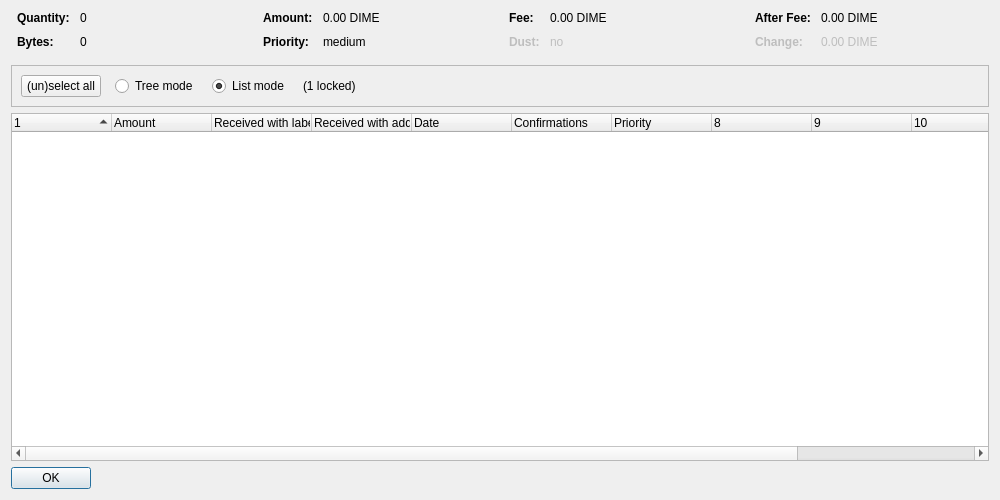
<?xml version="1.0" encoding="UTF-8"?>
<ui version="4.0">
 <class>CoinControlDialog</class>
 <widget class="QDialog" name="CoinControlDialog">
  <property name="geometry">
   <rect>
    <x>0</x>
    <y>0</y>
    <width>1000</width>
    <height>500</height>
   </rect>
  </property>
  <property name="windowTitle">
   <string>Coin Selection</string>
  </property>
  <layout class="QVBoxLayout" name="verticalLayout">
   <item>
    <layout class="QHBoxLayout" name="horizontalLayoutTop" stretch="0,0,0,0">
     <property name="topMargin">
      <number>0</number>
     </property>
     <property name="bottomMargin">
      <number>10</number>
     </property>
     <item>
      <layout class="QFormLayout" name="formLayoutCoinControl1">
       <property name="horizontalSpacing">
        <number>10</number>
       </property>
       <property name="verticalSpacing">
        <number>10</number>
       </property>
       <property name="leftMargin">
        <number>6</number>
       </property>
       <property name="rightMargin">
        <number>6</number>
       </property>
       <item row="0" column="0">
        <widget class="QLabel" name="labelCoinControlQuantityText">
         <property name="font">
          <font>
           <weight>75</weight>
           <bold>true</bold>
          </font>
         </property>
         <property name="text">
          <string>Quantity:</string>
         </property>
        </widget>
       </item>
       <item row="0" column="1">
        <widget class="QLabel" name="labelCoinControlQuantity">
         <property name="cursor">
          <cursorShape>IBeamCursor</cursorShape>
         </property>
         <property name="contextMenuPolicy">
          <enum>Qt::ActionsContextMenu</enum>
         </property>
         <property name="text">
          <string notr="true">0</string>
         </property>
         <property name="textInteractionFlags">
          <set>Qt::LinksAccessibleByMouse|Qt::TextSelectableByKeyboard|Qt::TextSelectableByMouse</set>
         </property>
        </widget>
       </item>
       <item row="1" column="0">
        <widget class="QLabel" name="labelCoinControlBytesText">
         <property name="font">
          <font>
           <weight>75</weight>
           <bold>true</bold>
          </font>
         </property>
         <property name="text">
          <string>Bytes:</string>
         </property>
        </widget>
       </item>
       <item row="1" column="1">
        <widget class="QLabel" name="labelCoinControlBytes">
         <property name="cursor">
          <cursorShape>IBeamCursor</cursorShape>
         </property>
         <property name="contextMenuPolicy">
          <enum>Qt::ActionsContextMenu</enum>
         </property>
         <property name="text">
          <string notr="true">0</string>
         </property>
         <property name="textInteractionFlags">
          <set>Qt::LinksAccessibleByMouse|Qt::TextSelectableByKeyboard|Qt::TextSelectableByMouse</set>
         </property>
        </widget>
       </item>
      </layout>
     </item>
     <item>
      <layout class="QFormLayout" name="formLayoutCoinControl2">
       <property name="horizontalSpacing">
        <number>10</number>
       </property>
       <property name="verticalSpacing">
        <number>10</number>
       </property>
       <property name="leftMargin">
        <number>6</number>
       </property>
       <property name="rightMargin">
        <number>6</number>
       </property>
       <item row="0" column="0">
        <widget class="QLabel" name="labelCoinControlAmountText">
         <property name="font">
          <font>
           <weight>75</weight>
           <bold>true</bold>
          </font>
         </property>
         <property name="text">
          <string>Amount:</string>
         </property>
        </widget>
       </item>
       <item row="0" column="1">
        <widget class="QLabel" name="labelCoinControlAmount">
         <property name="cursor">
          <cursorShape>IBeamCursor</cursorShape>
         </property>
         <property name="contextMenuPolicy">
          <enum>Qt::ActionsContextMenu</enum>
         </property>
         <property name="text">
          <string notr="true">0.00 DIME</string>
         </property>
         <property name="textInteractionFlags">
          <set>Qt::LinksAccessibleByMouse|Qt::TextSelectableByKeyboard|Qt::TextSelectableByMouse</set>
         </property>
        </widget>
       </item>
       <item row="1" column="0">
        <widget class="QLabel" name="labelCoinControlPriorityText">
         <property name="font">
          <font>
           <weight>75</weight>
           <bold>true</bold>
          </font>
         </property>
         <property name="text">
          <string>Priority:</string>
         </property>
        </widget>
       </item>
       <item row="1" column="1">
        <widget class="QLabel" name="labelCoinControlPriority">
         <property name="cursor">
          <cursorShape>IBeamCursor</cursorShape>
         </property>
         <property name="contextMenuPolicy">
          <enum>Qt::ActionsContextMenu</enum>
         </property>
         <property name="text">
          <string notr="true">medium</string>
         </property>
         <property name="textInteractionFlags">
          <set>Qt::LinksAccessibleByMouse|Qt::TextSelectableByKeyboard|Qt::TextSelectableByMouse</set>
         </property>
        </widget>
       </item>
      </layout>
     </item>
     <item>
      <layout class="QFormLayout" name="formLayoutCoinControl3">
       <property name="horizontalSpacing">
        <number>10</number>
       </property>
       <property name="verticalSpacing">
        <number>10</number>
       </property>
       <property name="leftMargin">
        <number>6</number>
       </property>
       <property name="rightMargin">
        <number>6</number>
       </property>
       <item row="0" column="0">
        <widget class="QLabel" name="labelCoinControlFeeText">
         <property name="font">
          <font>
           <weight>75</weight>
           <bold>true</bold>
          </font>
         </property>
         <property name="text">
          <string>Fee:</string>
         </property>
        </widget>
       </item>
       <item row="0" column="1">
        <widget class="QLabel" name="labelCoinControlFee">
         <property name="cursor">
          <cursorShape>IBeamCursor</cursorShape>
         </property>
         <property name="contextMenuPolicy">
          <enum>Qt::ActionsContextMenu</enum>
         </property>
         <property name="text">
          <string notr="true">0.00 DIME</string>
         </property>
         <property name="textInteractionFlags">
          <set>Qt::LinksAccessibleByMouse|Qt::TextSelectableByKeyboard|Qt::TextSelectableByMouse</set>
         </property>
        </widget>
       </item>
       <item row="1" column="0">
        <widget class="QLabel" name="labelCoinControlLowOutputText">
         <property name="enabled">
          <bool>false</bool>
         </property>
         <property name="font">
          <font>
           <weight>75</weight>
           <bold>true</bold>
          </font>
         </property>
         <property name="text">
          <string>Dust:</string>
         </property>
        </widget>
       </item>
       <item row="1" column="1">
        <widget class="QLabel" name="labelCoinControlLowOutput">
         <property name="enabled">
          <bool>false</bool>
         </property>
         <property name="cursor">
          <cursorShape>IBeamCursor</cursorShape>
         </property>
         <property name="contextMenuPolicy">
          <enum>Qt::ActionsContextMenu</enum>
         </property>
         <property name="text">
          <string notr="true">no</string>
         </property>
         <property name="textInteractionFlags">
          <set>Qt::LinksAccessibleByMouse|Qt::TextSelectableByKeyboard|Qt::TextSelectableByMouse</set>
         </property>
        </widget>
       </item>
      </layout>
     </item>
     <item>
      <layout class="QFormLayout" name="formLayoutCoinControl4">
       <property name="horizontalSpacing">
        <number>10</number>
       </property>
       <property name="verticalSpacing">
        <number>10</number>
       </property>
       <property name="leftMargin">
        <number>6</number>
       </property>
       <property name="rightMargin">
        <number>6</number>
       </property>
       <item row="0" column="0">
        <widget class="QLabel" name="labelCoinControlAfterFeeText">
         <property name="font">
          <font>
           <weight>75</weight>
           <bold>true</bold>
          </font>
         </property>
         <property name="text">
          <string>After Fee:</string>
         </property>
        </widget>
       </item>
       <item row="0" column="1">
        <widget class="QLabel" name="labelCoinControlAfterFee">
         <property name="cursor">
          <cursorShape>IBeamCursor</cursorShape>
         </property>
         <property name="contextMenuPolicy">
          <enum>Qt::ActionsContextMenu</enum>
         </property>
         <property name="text">
          <string notr="true">0.00 DIME</string>
         </property>
         <property name="textInteractionFlags">
          <set>Qt::LinksAccessibleByMouse|Qt::TextSelectableByKeyboard|Qt::TextSelectableByMouse</set>
         </property>
        </widget>
       </item>
       <item row="1" column="0">
        <widget class="QLabel" name="labelCoinControlChangeText">
         <property name="enabled">
          <bool>false</bool>
         </property>
         <property name="font">
          <font>
           <weight>75</weight>
           <bold>true</bold>
          </font>
         </property>
         <property name="text">
          <string>Change:</string>
         </property>
        </widget>
       </item>
       <item row="1" column="1">
        <widget class="QLabel" name="labelCoinControlChange">
         <property name="enabled">
          <bool>false</bool>
         </property>
         <property name="cursor">
          <cursorShape>IBeamCursor</cursorShape>
         </property>
         <property name="contextMenuPolicy">
          <enum>Qt::ActionsContextMenu</enum>
         </property>
         <property name="text">
          <string notr="true">0.00 DIME</string>
         </property>
         <property name="textInteractionFlags">
          <set>Qt::LinksAccessibleByMouse|Qt::TextSelectableByKeyboard|Qt::TextSelectableByMouse</set>
         </property>
        </widget>
       </item>
      </layout>
     </item>
    </layout>
   </item>
   <item>
    <widget class="QFrame" name="frame">
     <property name="minimumSize">
      <size>
       <width>0</width>
       <height>40</height>
      </size>
     </property>
     <property name="frameShape">
      <enum>QFrame::StyledPanel</enum>
     </property>
     <property name="frameShadow">
      <enum>QFrame::Sunken</enum>
     </property>
     <layout class="QHBoxLayout" name="horizontalLayout">
      <item>
       <layout class="QHBoxLayout" name="horizontalLayoutPanel" stretch="0,0,0,0,0">
        <property name="spacing">
         <number>14</number>
        </property>
        <item>
         <widget class="QPushButton" name="pushButtonSelectAll">
          <property name="sizePolicy">
           <sizepolicy hsizetype="Maximum" vsizetype="Fixed">
            <horstretch>0</horstretch>
            <verstretch>0</verstretch>
           </sizepolicy>
          </property>
          <property name="text">
           <string>(un)select all</string>
          </property>
          <property name="autoDefault">
           <bool>false</bool>
          </property>
         </widget>
        </item>
        <item>
         <widget class="QRadioButton" name="radioTreeMode">
          <property name="sizePolicy">
           <sizepolicy hsizetype="Maximum" vsizetype="Fixed">
            <horstretch>0</horstretch>
            <verstretch>0</verstretch>
           </sizepolicy>
          </property>
          <property name="text">
           <string>Tree mode</string>
          </property>
         </widget>
        </item>
        <item>
         <widget class="QRadioButton" name="radioListMode">
          <property name="sizePolicy">
           <sizepolicy hsizetype="Maximum" vsizetype="Fixed">
            <horstretch>0</horstretch>
            <verstretch>0</verstretch>
           </sizepolicy>
          </property>
          <property name="text">
           <string>List mode</string>
          </property>
          <property name="checked">
           <bool>true</bool>
          </property>
         </widget>
        </item>
        <item>
         <widget class="QLabel" name="labelLocked">
          <property name="text">
           <string notr="true">(1 locked)</string>
          </property>
         </widget>
        </item>
        <item>
         <spacer name="horizontalSpacer">
          <property name="orientation">
           <enum>Qt::Horizontal</enum>
          </property>
          <property name="sizeHint" stdset="0">
           <size>
            <width>40</width>
            <height>20</height>
           </size>
          </property>
         </spacer>
        </item>
       </layout>
      </item>
     </layout>
    </widget>
   </item>
   <item>
    <widget class="CoinControlTreeWidget" name="treeWidget">
     <property name="contextMenuPolicy">
      <enum>Qt::CustomContextMenu</enum>
     </property>
     <property name="sortingEnabled">
      <bool>false</bool>
     </property>
     <property name="columnCount">
      <number>12</number>
     </property>
     <attribute name="headerShowSortIndicator" stdset="0">
      <bool>true</bool>
     </attribute>
     <attribute name="headerStretchLastSection">
      <bool>false</bool>
     </attribute>
     <column>
      <property name="text">
       <string/>
      </property>
     </column>
     <column>
      <property name="text">
       <string>Amount</string>
      </property>
     </column>
     <column>
      <property name="text">
       <string>Received with label</string>
      </property>
     </column>
     <column>
      <property name="text">
       <string>Received with address</string>
      </property>
     </column>
     <column>
      <property name="text">
       <string>Date</string>
      </property>
     </column>
     <column>
      <property name="text">
       <string>Confirmations</string>
      </property>
      <property name="toolTip">
       <string>Confirmed</string>
      </property>
     </column>
     <column>
      <property name="text">
       <string>Priority</string>
      </property>
     </column>
     <column>
      <property name="text">
       <string/>
      </property>
     </column>
     <column>
      <property name="text">
       <string/>
      </property>
     </column>
     <column>
      <property name="text">
       <string/>
      </property>
     </column>
     <column>
      <property name="text">
       <string/>
      </property>
     </column>
     <column>
      <property name="text">
       <string/>
      </property>
     </column>
    </widget>
   </item>
   <item>
    <widget class="QDialogButtonBox" name="buttonBox">
     <property name="sizePolicy">
      <sizepolicy hsizetype="Maximum" vsizetype="Fixed">
       <horstretch>0</horstretch>
       <verstretch>0</verstretch>
      </sizepolicy>
     </property>
     <property name="orientation">
      <enum>Qt::Horizontal</enum>
     </property>
     <property name="standardButtons">
      <set>QDialogButtonBox::Ok</set>
     </property>
    </widget>
   </item>
  </layout>
 </widget>
 <customwidgets>
  <customwidget>
   <class>CoinControlTreeWidget</class>
   <extends>QTreeWidget</extends>
   <header>coincontroltreewidget.h</header>
  </customwidget>
 </customwidgets>
 <resources/>
 <connections/>
</ui>
